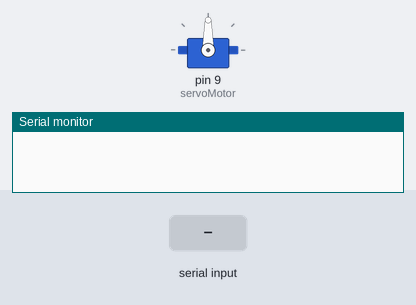
The sketch below on a simulated Arduino Uno, built with avr-gcc and run on an emulated ATmega328P. On the bench: servo, the last lines printed to the serial monitor. The test bench sets the inputs (shaded band).

Above: at 1.2 s.
1.3 s: "90,45\n" received over Serial
At 2.4 s:
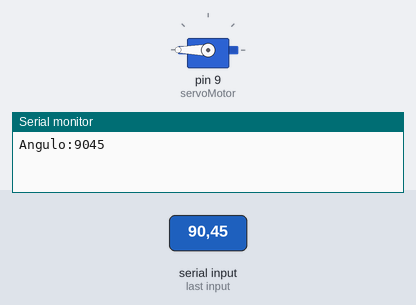
3.0 s: "5\n" received over Serial
At 4.0 s:
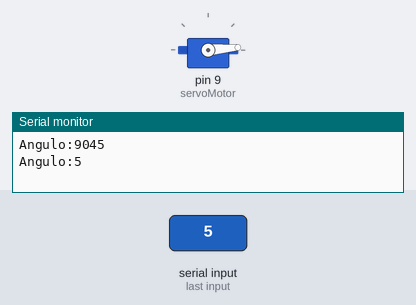
5.0 s: "30,150\n" received over Serial
At 6.7 s:
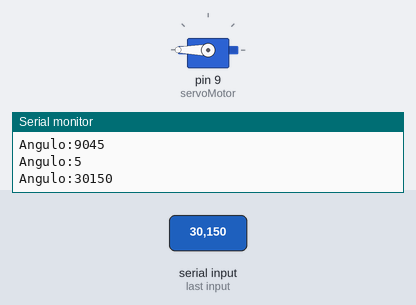
7.0 s: "90\n" received over Serial
At 8.3 s:
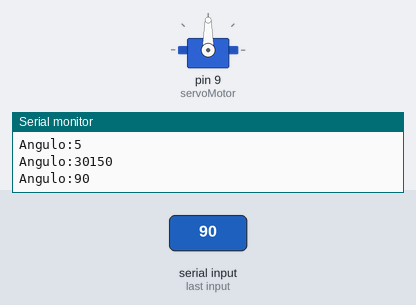
Timing chart, 0 to 10.0 s (numbered marks = the images above; inputs shaded):
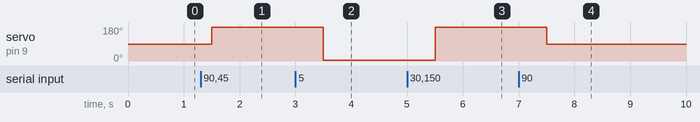

Measured:
- after the input at 1.3 s, servo on pin 9 (servoMotor): 90° → 180° after 0.20 s
- after the input at 3.0 s, servo on pin 9 (servoMotor): 180° → 5° after 0.50 s
- after the input at 5.0 s, servo on pin 9 (servoMotor): 5° → 180° after 0.50 s
- after the input at 7.0 s, servo on pin 9 (servoMotor): 180° → 90° after 0.50 s

The sketch:

servo_serial.ino
```cpp
/*
Creado: Luis del Valle (ldelvalleh@programarfacil.com)
https://programarfacil.com
*/
// Incluímos la librería para poder controlar el servo
#include <Servo.h>

// Declaramos la variable para controlar el servo
Servo servoMotor;
int angulo;
String inString = "";    // string to hold input
int inChar;
int offset = +90;

void setup() {
  // Iniciamos el monitor serie para mostrar el resultado
  Serial.begin(9600);
  // Iniciamos el servo para que empiece a trabajar con el pin 9
  servoMotor.attach(9);
  // Inicializamos al ángulo 0 el servomotor
  angulo = 90;
}
void loop() {
    // Read serial input:
  while (Serial.available() > 0) {
    inChar = Serial.read();
    if (isDigit(inChar)) {
      // convert the incoming byte to a char and add it to the string:
      inString += (char)inChar;
    }
    // if you get a newline, print the string, then the string's value:
    if (inChar == '\n') {
      Serial.print("Angulo:");
      Serial.println(inString.toInt());
      angulo = inString.toInt();
      // clear the string for new input:
      inString = "";
    }
    servoMotor.write(angulo);
  }
  delay(500);
}
```
